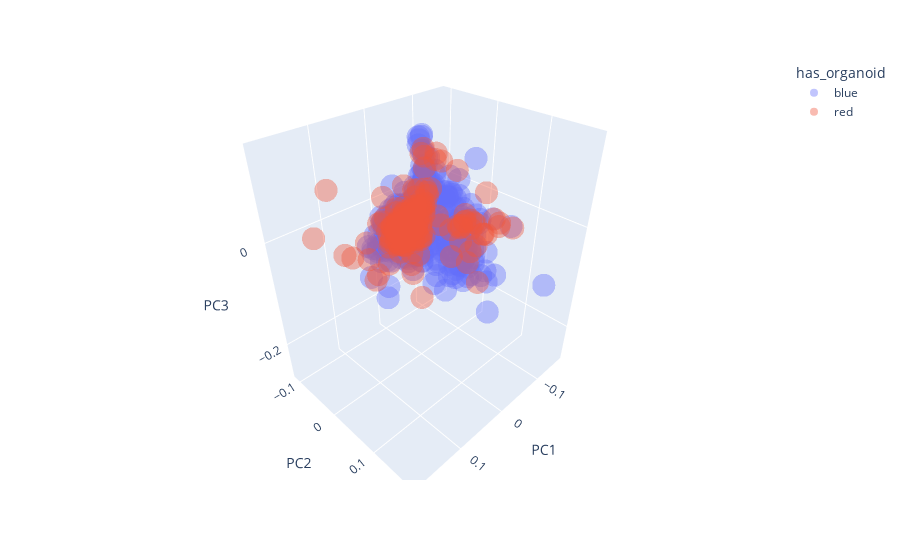

This figure's notebook cell:
### Code cell
fig = px.scatter_3d(wf_PCAs, x='PC1', y='PC2', z='PC3', color = 'has_organoid', size_max = 5, opacity=0.4)
fig.show()

### Figure 1 — Plotly figure (JSON) as saved in the notebook; plotly's stock layout.template omitted (floating-point values rounded to 4 significant figures; data arrays with more than 128 entries replaced by an {"elided": "..."} marker saying what was removed)
{"data": [{"hovertemplate": "has_organoid=blue<br>PC1=%{x}<br>PC2=%{y}<br>PC3=%{z}<extra></extra>", "legendgroup": "blue", "marker": {"color": "#636efa", "opacity": 0.4, "symbol": "circle"}, "mode": "markers", "name": "blue", "scene": "scene", "showlegend": true, "type": "scatter3d", "x": {"elided": "488 float values"}, "y": {"elided": "488 float values"}, "z": {"elided": "488 float values"}}, {"hovertemplate": "has_organoid=red<br>PC1=%{x}<br>PC2=%{y}<br>PC3=%{z}<extra></extra>", "legendgroup": "red", "marker": {"color": "#EF553B", "opacity": 0.4, "symbol": "circle"}, "mode": "markers", "name": "red", "scene": "scene", "showlegend": true, "type": "scatter3d", "x": {"elided": "163 float values"}, "y": {"elided": "163 float values"}, "z": {"elided": "163 float values"}}], "layout": {"legend": {"title": {"text": "has_organoid"}, "tracegroupgap": 0}, "margin": {"t": 60}, "scene": {"domain": {"x": [0, 1], "y": [0, 1]}, "xaxis": {"title": {"text": "PC1"}}, "yaxis": {"title": {"text": "PC2"}}, "zaxis": {"title": {"text": "PC3"}}}}}
